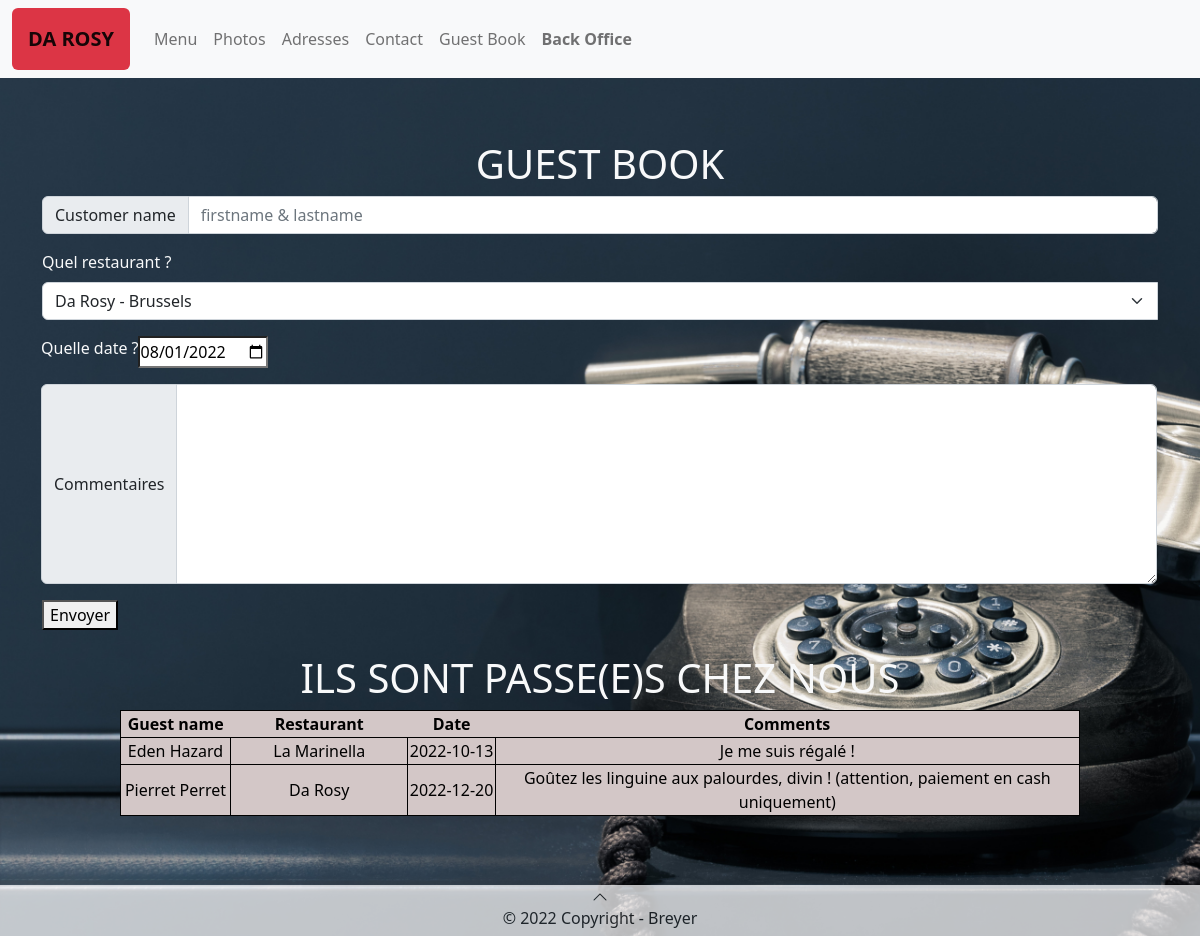
Page /guestBook.php on the committed database.
### tables this page shows
CREATE TABLE `guestBook` (
  `id` int(11) NOT NULL,
  `guestname` varchar(20) NOT NULL,
  `restaurant` varchar(60) DEFAULT NULL,
  `date` date NOT NULL,
  `comments` varchar(180) DEFAULT NULL
);

### guestBook.php (the view, shortened to what this page needs)
<!DOCTYPE html>
<html lang="fr">
<head>
    <link href="https://cdn.jsdelivr.net/npm/bootstrap@5.2.0-beta1/dist/css/bootstrap.min.css" rel="stylesheet">
    <link rel="stylesheet" href="https://cdn.jsdelivr.net/npm/bootstrap-icons@1.8.2/font/bootstrap-icons.css">
    <link rel="stylesheet" href="styles.css" />
</head>
<body id="contact">
<nav class="navbar navbar-expand-lg bg-light navbar-light fixed-top">
  <div class="container-fluid">
          <a class="navbar-brand fw-bold bg-danger text-center rounded p-3" href="index.php">DA ROSY</a>
          <div class="collapse navbar-collapse" id="navbarTogglerDemo01">
            <ul class="navbar-nav me-auto mb-4 mb-lg-0">
                <li class="nav-item bg-transparent">
                  <a class="nav-link" aria-current="page" href="menu.php">Menu</a>
                </li>
                <li class="nav-item bg-transparent">
                  <a class="nav-link" href="photos.php">Photos</a>
                </li>
                <li class="nav-item bg-transparent">
                  <a class="nav-link" href="adresses.php">Adresses</a>
                </li>
                <li class="nav-item bg-transparent">
                  <a class="nav-link" href="contact.php">Contact</a>
                </li>
                <li class="nav-item bg-transparent">
                  <a class="nav-link" href="guestBook.php">Guest Book</a>
                </li>
                <li class="nav-imtem text-light fw-bold rounded">
                  <a class="nav-link" href="backOffice.php">Back Office</a>
                </li>
            </ul>
          </div>
  </div>
</nav>
<main>
<h1 class="text-light text-center">GUEST BOOK</h1>
    <section class="container">
    <form method="post" action="backOfficeGuestBook.php">
        <div class="input-group mb-3">
            <span class="input-group-text" id="basic-addon1">Customer name</span>
            <input type="text" name="guestname" class="form-control" placeholder="firstname & lastname" aria-label="Username" aria-describedby="basic-addon1">
          </div>
          <label for="basic-url" class="form-label text-light">Quel restaurant ?</label>
          <div class="input-group">
          <select name="restaurant" class="form-select mb-3" aria-label="Default select example">
            <option selected value="Da Rosy">Da Rosy - Brussels</option>
          </select>
          <div class="input-group mb-3">
          <label for="basic-url" class="form-label text-light">Quelle date ?</label>
          <input class="" name="date" type="date" value="2022-08-01" min="2019-01-01" max="2030-12-31">
          </div>
          <div class="input-group">
            <span class="input-group-text">Commentaires</span>
            <textarea name="comments" class="form-control" style="height:200px" aria-label="With textarea"></textarea>
          </div>
          </div>
          <button class="mt-3" type="submit">Envoyer</button>
    </form>
    </section>
    <section class="mt-4">
    <h1 class="text-light text-center">ILS SONT PASSE(E)S CHEZ NOUS</h1>
    <table id="background_table">
        <tr>
            <th class="" style="width: 40px">Guest name</th>
            <th class="" style="width: 40px">Restaurant</th>
            <th style="width: 40px">Date</th>
            <th style="width: 300px">Comments</th>
        </tr>
<?php
include "connexion_dataBase.php";
$requete = $bdd->query('SELECT * FROM guestBook');
while ($donnees = $requete->fetch()){
  echo '  <tr>
                  <td>'.$donnees['guestname'].'</td>
                  <td>'.$donnees['restaurant'].'</td>
                  <td>'.$donnees['date'].'</td>
                  <td>'.$donnees['comments'].'</td>
          </tr>';
  }
?>
    </table>
    </section>
</main>
<footer class="bg-light opacity-75 text-center fixed-bottom">
  <a href="#up"><span class="bi bi-chevron-up text-dark"></span></a>
  <h6 class="text-dark">© 2022 Copyright - Breyer</h6>
</footer>
</body>
</html>

### styles.css (style rules this page uses)
body { background-image: url(photos/fondPrinciapl.jpg); background-repeat: no-repeat; background-size: cover; margin-top: 70px; }
main { margin-bottom: 120px; }
#contact { background-image: url(photos/contact.jpg); background-repeat: no-repeat; background-size: cover; background-color: rgba(34,52,66); margin-top: 140px; }
#background_table { width: 80%; margin: auto; }
#background_table, td, tr { background-color: rgb(211, 199, 199); color: black; border: solid 1px; text-align: center; height: 1.3rem; }

### rows in the picture
guestbook: guestname "Eden Hazard", restaurant "La Marinella", date "2022-10-13", comments "Je me suis régalé !"
guestbook: guestname "Pierret Perret", restaurant "Da Rosy", date "2022-12-20", comments "Goûtez les linguine aux palourdes, divin ! (attention, paiement en cash uniquement)"
